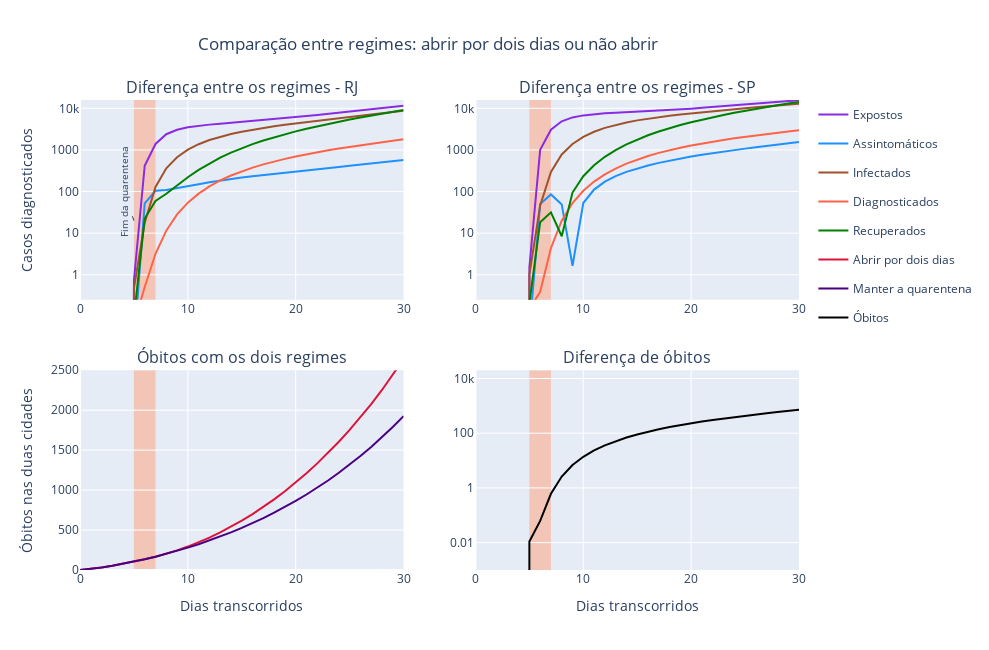

Notebook code for this chart:
### Code cell
fig = make_subplots(rows=2, cols = 2, vertical_spacing = .15)


## RJ
for i in range(2,7):
    fig.add_trace(go.Scatter(
    x = ts,
    y = np.abs(sol_multi_regime_modif[i]-sol_multi_regime_base[i]), name = compartimentos[i], marker = dict(
    color = colors[i-2]), legendgroup = compartimentos[i]), row = 1, col = 1)

fig.add_trace(go.Scatter(
y = tot_deaths(sol_multi_regime_modif), name = 'Abrir por dois dias', marker = dict(
color = 'crimson')), row = 2, col = 1)

fig.add_trace(go.Scatter(
y = tot_deaths(sol_multi_regime_base), name = 'Manter a quarentena', marker = dict(
color = 'indigo')), row = 2, col = 1)
    
    
## SP
for i in range(9,14):
    fig.add_trace(go.Scatter(
    x = ts,
    y = np.abs(sol_multi_regime_modif[i]-sol_multi_regime_base[i]), name = compartimentos[i-7], showlegend = False, marker = dict(
    color = colors[i-9]), legendgroup = compartimentos[i-7]), row = 1, col = 2)
    
fig.add_trace(go.Scatter(
y = tot_deaths(sol_multi_regime_modif) - tot_deaths(sol_multi_regime_base), name = 'Óbitos', marker = dict(
color = 'black')), row = 2, col = 2)


    

fig.update_layout(
    shapes = shapes
)
fig.update_layout(title_text = 'Comparação entre regimes: abrir por dois dias ou não abrir', title_x = .2,
                  height=650, width=989, yaxis=dict(type='log'), yaxis2=dict(type='log'),
                  yaxis4 = dict(type = 'log'), annotations = annotations)
fig.update_xaxes(range = [0,30], row = 2, col = 1, title_text = 'Dias transcorridos')
fig.update_xaxes(range = [0,30], row = 2, col = 2, title_text = 'Dias transcorridos')  
fig.update_yaxes(range = [-0.6,4.2], row = 1, col = 1, title_text = 'Casos diagnosticados')
fig.update_yaxes(range = [-0.6,4.2], row = 1, col = 2)
fig.update_yaxes(range = [0,2500], row = 2, col = 1, title_text = 'Óbitos nas duas cidades')
fig.show()

### Figure 1 — Plotly figure (JSON) as saved in the notebook; plotly's stock layout.template omitted (floating-point values rounded to 4 significant figures)
{"data": [{"legendgroup": "Expostos", "marker": {"color": "blueviolet"}, "name": "Expostos", "type": "scatter", "x": [0, 1, 2, 3, 4, 5, 6, 7, 8, 9, 10, 11, 12, 13, 14, 15, 16, 17, 18, 19, 20, 21, 22, 23, 24, 25, 26, 27, 28, 29, 30], "xaxis": "x", "y": [0, 0, 0, 0, 0, 0.7253, 418.2, 1391.0, 2387.0, 3051.0, 3492.0, 3813.0, 4060.0, 4270.0, 4480.0, 4691.0, 4920.0, 5180.0, 5463.0, 5773.0, 6122.0, 6507.0, 6921.0, 7365.0, 7847.0, 8370.0, 8929.0, 9524.0, 10160.0, 10830.0, 11550.0], "yaxis": "y"}, {"legendgroup": "Assintomáticos", "marker": {"color": "dodgerblue"}, "name": "Assintomáticos", "type": "scatter", "x": [0, 1, 2, 3, 4, 5, 6, 7, 8, 9, 10, 11, 12, 13, 14, 15, 16, 17, 18, 19, 20, 21, 22, 23, 24, 25, 26, 27, 28, 29, 30], "xaxis": "x", "y": [0, 0, 0, 0, 0, 0.01919, 52.22, 104.5, 109.3, 120.2, 134.4, 150.2, 166.6, 183.2, 199.7, 216.2, 232.9, 249.6, 266.9, 284.9, 303.6, 323.4, 344.5, 366.9, 390.7, 415.8, 442.7, 471.6, 502.5, 535.7, 571.1], "yaxis": "y"}, {"legendgroup": "Infectados", "marker": {"color": "sienna"}, "name": "Infectados", "type": "scatter", "x": [0, 1, 2, 3, 4, 5, 6, 7, 8, 9, 10, 11, 12, 13, 14, 15, 16, 17, 18, 19, 20, 21, 22, 23, 24, 25, 26, 27, 28, 29, 30], "xaxis": "x", "y": [0, 0, 0, 0, 0, 0.4706, 17.85, 129.0, 361.4, 669.8, 1017.0, 1374.0, 1729.0, 2076.0, 2409.0, 2735.0, 3055.0, 3370.0, 3688.0, 4011.0, 4340.0, 4678.0, 5032.0, 5405.0, 5796.0, 6209.0, 6646.0, 7111.0, 7606.0, 8131.0, 8689.0], "yaxis": "y"}, {"legendgroup": "Diagnosticados", "marker": {"color": "tomato"}, "name": "Diagnosticados", "type": "scatter", "x": [0, 1, 2, 3, 4, 5, 6, 7, 8, 9, 10, 11, 12, 13, 14, 15, 16, 17, 18, 19, 20, 21, 22, 23, 24, 25, 26, 27, 28, 29, 30], "xaxis": "x", "y": [0, 0, 0, 0, 0, 0.06585, 0.508, 3.197, 11.48, 28.2, 54.05, 89.23, 132.9, 184.4, 242.9, 307.2, 376.6, 450.6, 528.6, 610.5, 696.5, 786.2, 879.8, 977.4, 1079.0, 1186.0, 1298.0, 1415.0, 1538.0, 1667.0, 1804.0], "yaxis": "y"}, {"legendgroup": "Recuperados", "marker": {"color": "green"}, "name": "Recuperados", "type": "scatter", "x": [0, 1, 2, 3, 4, 5, 6, 7, 8, 9, 10, 11, 12, 13, 14, 15, 16, 17, 18, 19, 20, 21, 22, 23, 24, 25, 26, 27, 28, 29, 30], "xaxis": "x", "y": [0, 0, 0, 0, 0, 0.09528, 22.47, 59.19, 88.32, 140.8, 221.2, 332.9, 476.7, 653.0, 862.1, 1103.0, 1376.0, 1681.0, 2018.0, 2388.0, 2792.0, 3231.0, 3707.0, 4220.0, 4773.0, 5368.0, 6008.0, 6694.0, 7430.0, 8219.0, 9064.0], "yaxis": "y"}, {"marker": {"color": "crimson"}, "name": "Abrir por dois dias", "type": "scatter", "xaxis": "x3", "y": [0, 13.89, 31.64, 52.8, 77.03, 104.1, 133.9, 166.9, 204.0, 246.1, 293.5, 346.5, 405.4, 470.1, 540.8, 617.4, 700.1, 789.1, 884.5, 986.4, 1095.0, 1211.0, 1335.0, 1466.0, 1605.0, 1753.0, 1910.0, 2077.0, 2253.0, 2441.0, 2639.0], "yaxis": "y3"}, {"marker": {"color": "indigo"}, "name": "Manter a quarentena", "type": "scatter", "xaxis": "x3", "y": [0, 13.89, 31.64, 52.8, 77.03, 104.1, 133.9, 166.3, 201.4, 239.2, 279.7, 323.1, 369.4, 418.8, 471.3, 527.3, 586.8, 650.0, 717.2, 788.6, 864.3, 944.7, 1030.0, 1120.0, 1216.0, 1318.0, 1426.0, 1540.0, 1661.0, 1790.0, 1926.0], "yaxis": "y3"}, {"legendgroup": "Expostos", "marker": {"color": "blueviolet"}, "name": "Expostos", "showlegend": false, "type": "scatter", "x": [0, 1, 2, 3, 4, 5, 6, 7, 8, 9, 10, 11, 12, 13, 14, 15, 16, 17, 18, 19, 20, 21, 22, 23, 24, 25, 26, 27, 28, 29, 30], "xaxis": "x2", "y": [0, 0, 0, 0, 0, 1.487, 1007.0, 3065.0, 4878.0, 6041.0, 6764.0, 7241.0, 7564.0, 7806.0, 8036.0, 8257.0, 8497.0, 8777.0, 9085.0, 9425.0, 9817.0, 10250.0, 10720.0, 11210.0, 11740.0, 12320.0, 12920.0, 13560.0, 14230.0, 14930.0, 15670.0], "yaxis": "y2"}, {"legendgroup": "Assintomáticos", "marker": {"color": "dodgerblue"}, "name": "Assintomáticos", "showlegend": false, "type": "scatter", "x": [0, 1, 2, 3, 4, 5, 6, 7, 8, 9, 10, 11, 12, 13, 14, 15, 16, 17, 18, 19, 20, 21, 22, 23, 24, 25, 26, 27, 28, 29, 30], "xaxis": "x2", "y": [0, 0, 0, 0, 0, 0.04385, 50.34, 85.22, 49.15, 1.646, 53.05, 111.6, 172.3, 234.4, 296.8, 360.0, 424.1, 488.9, 555.1, 622.8, 692.1, 763.4, 837.2, 913.7, 993.1, 1075.0, 1161.0, 1251.0, 1344.0, 1441.0, 1543.0], "yaxis": "y2"}, {"legendgroup": "Infectados", "marker": {"color": "sienna"}, "name": "Infectados", "showlegend": false, "type": "scatter", "x": [0, 1, 2, 3, 4, 5, 6, 7, 8, 9, 10, 11, 12, 13, 14, 15, 16, 17, 18, 19, 20, 21, 22, 23, 24, 25, 26, 27, 28, 29, 30], "xaxis": "x2", "y": [0, 0, 0, 0, 0, 1.005, 46.13, 296.0, 780.9, 1394.0, 2064.0, 2736.0, 3388.0, 4008.0, 4584.0, 5131.0, 5649.0, 6144.0, 6626.0, 7100.0, 7566.0, 8033.0, 8508.0, 8995.0, 9497.0, 10010.0, 10550.0, 11110.0, 11700.0, 12310.0, 12940.0], "yaxis": "y2"}, {"legendgroup": "Diagnosticados", "marker": {"color": "tomato"}, "name": "Diagnosticados", "showlegend": false, "type": "scatter", "x": [0, 1, 2, 3, 4, 5, 6, 7, 8, 9, 10, 11, 12, 13, 14, 15, 16, 17, 18, 19, 20, 21, 22, 23, 24, 25, 26, 27, 28, 29, 30], "xaxis": "x2", "y": [0, 0, 0, 0, 0, 0.1497, 0.39, 4.374, 20.0, 53.13, 104.3, 173.4, 258.2, 357.0, 467.9, 588.0, 715.6, 849.5, 988.4, 1131.0, 1279.0, 1430.0, 1584.0, 1742.0, 1903.0, 2068.0, 2236.0, 2409.0, 2587.0, 2771.0, 2960.0], "yaxis": "y2"}, {"legendgroup": "Recuperados", "marker": {"color": "green"}, "name": "Recuperados", "showlegend": false, "type": "scatter", "x": [0, 1, 2, 3, 4, 5, 6, 7, 8, 9, 10, 11, 12, 13, 14, 15, 16, 17, 18, 19, 20, 21, 22, 23, 24, 25, 26, 27, 28, 29, 30], "xaxis": "x2", "y": [0, 0, 0, 0, 0, 0.2073, 18.3, 31.63, 8.415, 94.51, 233.5, 429.9, 683.8, 994.8, 1362.0, 1782.0, 2254.0, 2776.0, 3348.0, 3968.0, 4638.0, 5357.0, 6126.0, 6945.0, 7816.0, 8741.0, 9721.0, 10760.0, 11850.0, 13010.0, 14240.0], "yaxis": "y2"}, {"marker": {"color": "black"}, "name": "Óbitos", "type": "scatter", "xaxis": "x4", "y": [0, 0, 0, 0, 0, 0.01102, 0.06227, 0.6106, 2.601, 6.865, 13.74, 23.45, 35.98, 51.32, 69.42, 90.12, 113.4, 139.1, 167.2, 197.8, 230.9, 266.5, 304.6, 345.3, 388.8, 435.0, 484.2, 536.5, 592.0, 650.9, 713.4], "yaxis": "y4"}], "layout": {"annotations": [{"font": {"size": 16}, "showarrow": false, "text": "Diferença entre os regimes - RJ", "x": 0.225, "xanchor": "center", "xref": "paper", "y": 1, "yanchor": "bottom", "yref": "paper"}, {"font": {"size": 16}, "showarrow": false, "text": "Diferença entre os regimes - SP", "x": 0.775, "xanchor": "center", "xref": "paper", "y": 1, "yanchor": "bottom", "yref": "paper"}, {"font": {"size": 16}, "showarrow": false, "text": "Óbitos com os dois regimes", "x": 0.225, "xanchor": "center", "xref": "paper", "y": 0.425, "yanchor": "bottom", "yref": "paper"}, {"font": {"size": 16}, "showarrow": false, "text": "Diferença de óbitos", "x": 0.775, "xanchor": "center", "xref": "paper", "y": 0.425, "yanchor": "bottom", "yref": "paper"}, {"font": {"size": 10}, "showarrow": true, "text": "Fim da quarentena", "textangle": -90, "x": 5, "xref": "x", "y": "1.3", "yref": "y"}], "height": 650, "shapes": [{"fillcolor": "lightsalmon", "layer": "below", "line": {"width": 0}, "opacity": 0.5, "type": "rect", "x0": 5, "x1": 7, "xref": "x", "y0": 0.001, "y1": 20000, "yref": "y"}, {"fillcolor": "lightsalmon", "layer": "below", "line": {"width": 0}, "opacity": 0.5, "type": "rect", "x0": 5, "x1": 7, "xref": "x2", "y0": 0.001, "y1": 20000, "yref": "y2"}, {"fillcolor": "lightsalmon", "layer": "below", "line": {"width": 0}, "opacity": 0.5, "type": "rect", "x0": 5, "x1": 7, "xref": "x3", "y0": 0.001, "y1": 2500, "yref": "y3"}, {"fillcolor": "lightsalmon", "layer": "below", "line": {"width": 0}, "opacity": 0.5, "type": "rect", "x0": 5, "x1": 7, "xref": "x4", "y0": 0.001, "y1": 20000, "yref": "y4"}], "title": {"text": "Comparação entre regimes: abrir por dois dias ou não abrir", "x": 0.2}, "width": 989, "xaxis": {"anchor": "y", "domain": [0, 0.45]}, "xaxis2": {"anchor": "y2", "domain": [0.55, 1]}, "xaxis3": {"anchor": "y3", "domain": [0, 0.45], "range": [0, 30], "title": {"text": "Dias transcorridos"}}, "xaxis4": {"anchor": "y4", "domain": [0.55, 1], "range": [0, 30], "title": {"text": "Dias transcorridos"}}, "yaxis": {"anchor": "x", "domain": [0.575, 1], "range": [-0.6, 4.2], "title": {"text": "Casos diagnosticados"}, "type": "log"}, "yaxis2": {"anchor": "x2", "domain": [0.575, 1], "range": [-0.6, 4.2], "type": "log"}, "yaxis3": {"anchor": "x3", "domain": [0, 0.425], "range": [0, 2500], "title": {"text": "Óbitos nas duas cidades"}}, "yaxis4": {"anchor": "x4", "domain": [0, 0.425], "type": "log"}}}
